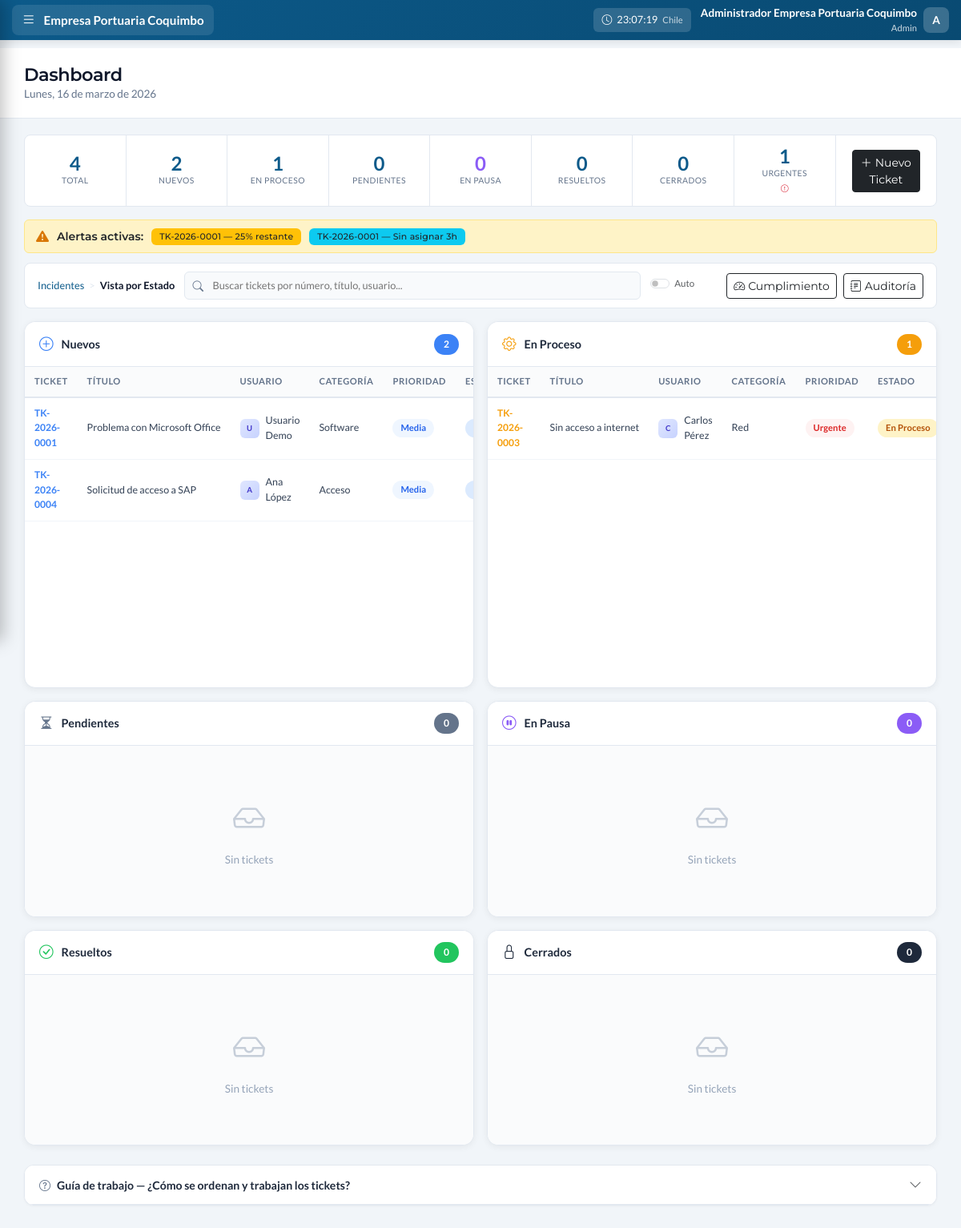
/soporte_admin.php (signed in), run on the app's committed database.
### tables this page shows
CREATE TABLE IF NOT EXISTS users (
    id INT AUTO_INCREMENT PRIMARY KEY,
    name VARCHAR(100) NOT NULL,
    username VARCHAR(50) NOT NULL UNIQUE,
    email VARCHAR(150) NOT NULL UNIQUE,
    password VARCHAR(255) NOT NULL,
    role ENUM('admin', 'soporte', 'social', 'denuncia', 'user') NOT NULL DEFAULT 'user',
    is_active TINYINT(1) DEFAULT 1,
    last_login TIMESTAMP NULL,
    login_attempts INT DEFAULT 0,
    locked_until TIMESTAMP NULL,
    birthday DATE DEFAULT NULL,
    phone VARCHAR(20) DEFAULT NULL,
    department VARCHAR(100) DEFAULT NULL,
    position VARCHAR(100) DEFAULT NULL,
    avatar VARCHAR(255) DEFAULT NULL,
    bio TEXT DEFAULT NULL,
    created_at TIMESTAMP DEFAULT CURRENT_TIMESTAMP,
    updated_at TIMESTAMP DEFAULT CURRENT_TIMESTAMP ON UPDATE CURRENT_TIMESTAMP,
    INDEX idx_username (username),
    INDEX idx_email (email),
    INDEX idx_role (role)
);

CREATE TABLE IF NOT EXISTS tickets (
    id INT AUTO_INCREMENT PRIMARY KEY,
    ticket_number VARCHAR(20) NOT NULL UNIQUE,
    user_id INT DEFAULT NULL,
    user_name VARCHAR(100) DEFAULT NULL,
    user_email VARCHAR(150) DEFAULT NULL,
    user_department VARCHAR(100) DEFAULT NULL,
    user_phone VARCHAR(20) DEFAULT NULL,
    category ENUM('hardware', 'software', 'red', 'acceso', 'otro') NOT NULL DEFAULT 'otro',
    priority ENUM('baja', 'media', 'alta', 'urgente') NOT NULL DEFAULT 'media',
    title VARCHAR(200) NOT NULL,
    description TEXT NOT NULL,
    status ENUM('abierto', 'asignado', 'en_proceso', 'pendiente', 'en_pausa', 'resuelto', 'cerrado') DEFAULT 'abierto',
    assigned_to INT DEFAULT NULL,
    assigned_by INT DEFAULT NULL,
    resolution TEXT DEFAULT NULL,
    resolution_type ENUM('solucionado', 'sin_solucion', 'duplicado', 'cancelado') DEFAULT NULL,
    created_at TIMESTAMP DEFAULT CURRENT_TIMESTAMP,
    first_response_at TIMESTAMP NULL,
    assigned_at TIMESTAMP NULL,
    work_started_at TIMESTAMP NULL,
    resolved_at TIMESTAMP NULL,
    closed_at TIMESTAMP NULL,
    updated_at TIMESTAMP DEFAULT CURRENT_TIMESTAMP ON UPDATE CURRENT_TIMESTAMP,
    sla_response_target INT DEFAULT NULL,
    sla_resolution_target INT DEFAULT NULL,
    sla_response_met TINYINT(1) DEFAULT NULL,
    sla_resolution_met TINYINT(1) DEFAULT NULL,
    sla_paused_at TIMESTAMP NULL,
    sla_paused_minutes INT DEFAULT 0,
    FOREIGN KEY (user_id) REFERENCES users(id) ON DELETE SET NULL,
    FOREIGN KEY (assigned_to) REFERENCES users(id) ON DELETE SET NULL,
    FOREIGN KEY (assigned_by) REFERENCES users(id) ON DELETE SET NULL,
    INDEX idx_ticket_number (ticket_number),
    INDEX idx_status (status),
    INDEX idx_priority (priority),
    INDEX idx_assigned (assigned_to),
    INDEX idx_created (created_at)
);

### public/soporte_admin.php (the view, shortened to what the rows shown need)
<?php
require_once '../includes/bootstrap.php';
$user = getCurrentUser();
    ?>
    <?php
$page = $_GET['page'] ?? 'dashboard';
$where = '';
$tickets = $pdo->query("
    SELECT t.*,
           COALESCE(u.name, t.user_name) as user_name,
           a.name as assigned_name,
           (SELECT COUNT(*) FROM ticket_attachments ta WHERE ta.ticket_id = t.id) as attachment_count,
           (SELECT COUNT(*) FROM ticket_comments tc WHERE tc.ticket_id = t.id AND tc.comment LIKE '%Archivos adjuntos%') as comment_attachments,
           CASE WHEN t.status IN ('resuelto', 'cerrado')
               THEN COALESCE(sla.resolution_minutes, CASE t.priority WHEN 'urgente' THEN 240 WHEN 'alta' THEN 480 WHEN 'media' THEN 1440 ELSE 2880 END)
                    - TIMESTAMPDIFF(MINUTE, t.created_at, COALESCE(t.resolved_at, t.updated_at))
               ELSE COALESCE(sla.resolution_minutes, CASE t.priority WHEN 'urgente' THEN 240 WHEN 'alta' THEN 480 WHEN 'media' THEN 1440 ELSE 2880 END)
                    - TIMESTAMPDIFF(MINUTE, t.created_at, NOW())
           END as sla_remaining_min
    FROM tickets t
    LEFT JOIN users u ON t.user_id = u.id
    LEFT JOIN users a ON t.assigned_to = a.id
    LEFT JOIN sla_settings sla ON sla.priority = t.priority AND sla.is_active = 1
    $where
    ORDER BY sla_remaining_min ASC
    LIMIT 100
")->fetchAll();
$slaAlerts = $pdo->query("
    SELECT t.*,
           COALESCE(u.name, t.user_name) as user_name,
           TIMESTAMPDIFF(MINUTE, t.created_at, NOW()) as elapsed_minutes,
           CASE t.priority
               WHEN 'urgente' THEN 60
               WHEN 'alta' THEN 120
               WHEN 'media' THEN 240
               ELSE 480
           END as sla_limit_minutes
    FROM tickets t
    LEFT JOIN users u ON t.user_id = u.id
    WHERE t.status IN ('abierto', 'en_proceso', 'pendiente')
    AND t.first_response_at IS NULL
    HAVING elapsed_minutes >= (sla_limit_minutes * 0.7)
    ORDER BY (elapsed_minutes / sla_limit_minutes) DESC
    LIMIT 5
")->fetchAll();
$unassignedAlerts = $pdo->query("
    SELECT t.*, COALESCE(u.name, t.user_name) as user_name,
           TIMESTAMPDIFF(HOUR, t.created_at, NOW()) as hours_waiting
    FROM tickets t
    LEFT JOIN users u ON t.user_id = u.id
    WHERE t.assigned_to IS NULL
    AND t.status = 'abierto'
    AND t.created_at <= DATE_SUB(NOW(), INTERVAL 2 HOUR)
    ORDER BY t.created_at ASC
    LIMIT 5
")->fetchAll();
$categoryLabels = ['hardware' => 'Hardware', 'software' => 'Software', 'red' => 'Red', 'acceso' => 'Acceso', 'otro' => 'Otro'];
?>
<!DOCTYPE html>
<html lang="es">
<head>
    <link href="https://cdn.jsdelivr.net/npm/bootstrap@5.3.2/dist/css/bootstrap.min.css" rel="stylesheet">
    <link href="https://cdn.jsdelivr.net/npm/bootstrap-icons@1.11.1/font/bootstrap-icons.css" rel="stylesheet">
    <link href="css/soporte-admin.css?v=2" rel="stylesheet">
</head>
<body class="has-sidebar">
    <?php include '../includes/barra_lateral_soporte.php'; ?>
    <main class="main-content">
        <header class="top-header">
            <div class="header-title">
                <?php
                $pageTitles = [
                    'dashboard' => 'Dashboard',
                    'tickets' => 'Gestión de Tickets',
                    'mis_tickets' => 'Mis Tickets Asignados',
                    'mi_cumplimiento' => 'Mi Cumplimiento SLA',
                    'usuarios' => 'Gestión de Usuarios',
                    'nuevo_ticket' => 'Nuevo Ticket',
                    'sla' => 'Cumplimiento',
                    'cumplimiento' => 'Cumplimiento',
                    'auditoria' => 'Auditoría del Sistema',
                    'notificaciones' => 'Destinatarios de Notificaciones',
                ];
                ?>
                <h1><?= $pageTitles[$page] ?? 'Soporte TI' ?></h1>
            </div>
        </header>
        <div class="content-area">
            <?php if ($page === 'dashboard'): ?>
            <?php
            $ticketsByStatusGroup = [
                'abierto' => [], 'en_proceso' => [], 'pendiente' => [],
                'en_pausa' => [], 'resuelto' => [], 'cerrado' => []
            ];
            foreach ($tickets as $t) {
                $st = $t['status'];
                if (isset($ticketsByStatusGroup[$st])) $ticketsByStatusGroup[$st][] = $t;
            }
            ?>
            <?php if (!empty($slaAlerts) || !empty($unassignedAlerts)): ?>
            <div class="sn-alert-bar <?= count($slaAlerts) > 3 ? 'danger' : '' ?>">
                <i class="bi bi-exclamation-triangle-fill" style="color:#d97706; font-size:1rem;"></i>
                <small class="fw-semibold">Alertas activas:</small>
                <?php foreach (array_slice($slaAlerts, 0, 4) as $alert):
                    $pct = round(($alert['elapsed_minutes'] / max($alert['sla_limit_minutes'], 1)) * 100);
                ?>
                <span class="badge bg-<?= $pct >= 100 ? 'danger' : 'warning text-dark' ?>" style="font-size:0.68rem">
                    <?= $alert['ticket_number'] ?> — <?= $pct >= 100 ? 'SLA vencido' : (100-$pct).'% restante' ?>
                </span>
                <?php endforeach; ?>
                <?php foreach (array_slice($unassignedAlerts, 0, 2) as $alert): ?>
                <span class="badge bg-info text-dark" style="font-size:0.68rem">
                    <?= $alert['ticket_number'] ?> — Sin asignar <?= $alert['hours_waiting'] ?>h
                </span>
                <?php endforeach; ?>
            </div>
            <?php endif; ?>
            <div class="row g-3" id="dashStatusLanes">
                <?php
                $laneConfig = [
                    'abierto'    => ['label' => 'Nuevos',      'icon' => 'bi-plus-circle',      'color' => '#3b82f6'],
                    'en_proceso' => ['label' => 'En Proceso',  'icon' => 'bi-gear',             'color' => '#f59e0b'],
                    'pendiente'  => ['label' => 'Pendientes',  'icon' => 'bi-hourglass-split', 'color' => '#64748b'],
                    'en_pausa'   => ['label' => 'En Pausa',    'icon' => 'bi-pause-circle',    'color' => '#8b5cf6'],
                    'resuelto'   => ['label' => 'Resueltos',   'icon' => 'bi-check-circle',    'color' => '#22c55e'],
                    'cerrado'    => ['label' => 'Cerrados',    'icon' => 'bi-lock',            'color' => '#1e293b'],
                ];
                $statusLabelsShort = ['abierto' => 'Abierto', 'en_proceso' => 'En Proceso', 'pendiente' => 'Pendiente', 'en_pausa' => 'En Pausa', 'resuelto' => 'Resuelto', 'cerrado' => 'Cerrado'];
                foreach ($laneConfig as $statusKey => $lane):
                    $laneTickets = $ticketsByStatusGroup[$statusKey] ?? [];
                ?>
                <div class="col-lg-6">
                    <div class="lane-card lane-<?= $statusKey ?>">
                        <div class="lane-header">
                            <span class="lane-title"><i class="bi <?= $lane['icon'] ?>"></i><?= $lane['label'] ?></span>
                            <span class="lane-count"><?= count($laneTickets) ?></span>
                        </div>
                        <?php if (!empty($laneTickets)): ?>
                        <div class="lane-body">
                            <table class="lane-table">
                                <thead>
                                    <tr>
                                        <th>Ticket</th>
                                        <th>Título</th>
                                        <th>Usuario</th>
                                        <th>Categoría</th>
                                        <th>Prioridad</th>
                                        <th>Estado</th>
                                    </tr>
                                </thead>
                                <tbody>
                                <?php foreach ($laneTickets as $t):
                                ?>
                                <tr onclick="window.location='detalle_ticket.php?id=<?= $t['id'] ?>&from=dashboard'" class="ticket-row" data-ticket-id="<?= $t['id'] ?>" data-search="<?= strtolower($t['ticket_number'] . ' ' . htmlspecialchars($t['title']) . ' ' . ($t['user_name'] ?? '') . ' ' . ($t['assigned_name'] ?? '')) ?>">
                                    <td><span class="ticket-link"><?= $t['ticket_number'] ?></span></td>
                                    <td style="max-width:200px; overflow:hidden; text-overflow:ellipsis; white-space:nowrap;"><?= htmlspecialchars($t['title']) ?></td>
                                    <td>
                                        <div class="user-cell">
                                            <div class="user-avatar"><?= strtoupper(substr($t['user_name'] ?? 'U', 0, 1)) ?></div>
                                            <span><?= htmlspecialchars($t['user_name'] ?? '-') ?></span>
                                        </div>
                                    </td>
                                    <td><?= $categoryLabels[$t['category']] ?? ucfirst($t['category']) ?></td>
                                    <td><span class="priority-badge <?= $t['priority'] ?>"><?= ucfirst($t['priority']) ?></span></td>
                                    <td><span class="status-badge <?= $t['status'] ?>"><?= $statusLabelsShort[$t['status']] ?? ucfirst($t['status']) ?></span></td>
                                </tr>
                                <?php endforeach; ?>
                                </tbody>
                            </table>
                        </div>
                        <?php else: ?>
                        <div class="lane-empty">
                            <i class="bi bi-inbox"></i> Sin tickets
                        </div>
                        <?php endif; ?>
                    </div>
                </div>
                <?php endforeach; ?>
            </div>
            <?php endif; ?>
        </div>
    </main>
</body>
</html>

### includes/barra_lateral_soporte.php (shortened to what the rows shown need)
<link href="css/sidebar-soporte.css" rel="stylesheet">
<div class="epco-topbar">
    <div class="topbar-right">
        <div class="topbar-user">
            <div class="topbar-user-info d-none d-md-block">
                <div class="topbar-user-name"><?= htmlspecialchars($user['name']) ?></div>
                <div class="topbar-user-role"><?= ucfirst($user['role']) ?></div>
            </div>
            <div class="dropdown">
                <div class="topbar-avatar" role="button" data-bs-toggle="dropdown">
                    <?= strtoupper(substr($user['name'], 0, 1)) ?>
                </div>
            </div>
        </div>
    </div>
</div>

### data on the page
users: name "Administrador Empresa Portuaria Coquimbo", role "Admin", name "A"
tickets: ticket_number "TK-2026-0001", pct "25", hours_waiting "3", title "Problema con Microsoft Office", user_name "U", user_name "Usuario Demo", category "Software", priority "Media"
tickets: ticket_number "TK-2026-0004", title "Solicitud de acceso a SAP", user_name "A", user_name "Ana López", category "Acceso", priority "Media"
tickets: ticket_number "TK-2026-0003", title "Sin acceso a internet", user_name "C", user_name "Carlos Pérez", category "Red", priority "Urgente", status "En Proceso"

### other printed values
$pageTitles[$page] "Dashboard"
$stats['total'] "4"
$stats['abiertos'] "2"
$stats['en_proceso'] "1"
$stats['pendientes'] "0"
$stats['en_pausa'] "0"
$stats['resueltos'] "0"
$stats['cerrados'] "0"
$stats['urgentes'] "1"
$lane['label'] "Nuevos"
count($laneTickets) "2"
$lane['label'] "En Proceso"
count($laneTickets) "1"
$lane['label'] "Pendientes"
count($laneTickets) "0"
